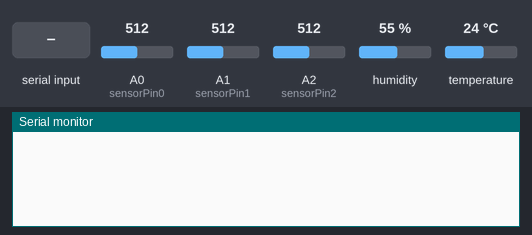
The sketch below on a simulated Arduino Uno, built with avr-gcc and run on an emulated ATmega328P. Shown: the last lines printed to the serial monitor. The test bench sets the inputs (shaded band); at power-on: humidity 55 %, A0 (sensorPin0) = 512, A1 (sensorPin1) = 512, A2 (sensorPin2) = 512, temperature 24 °C.

Above: at 1.2 s.
1.3 s: "1" received over Serial
At 1.66 s:
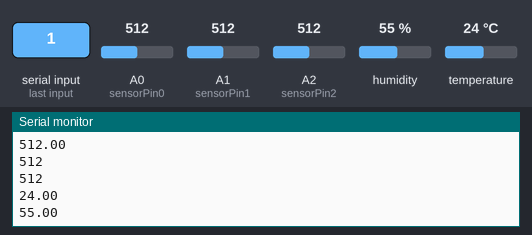
2.8 s: humidity set to 22 %
At 3.23 s:
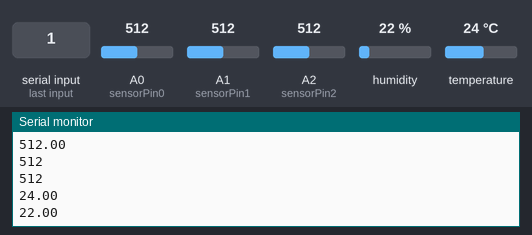
4.3 s: A0 (sensorPin0) set to 716
5.8 s: A1 (sensorPin1) set to 716
7.3 s: A2 (sensorPin2) set to 306
At 7.96 s:
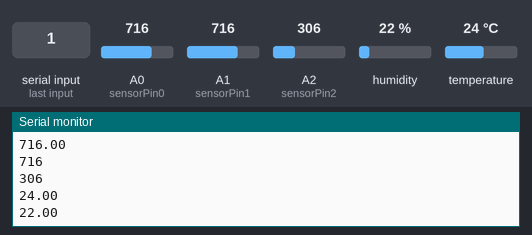
8.8 s: temperature set to 12 °C
At 9.53 s:
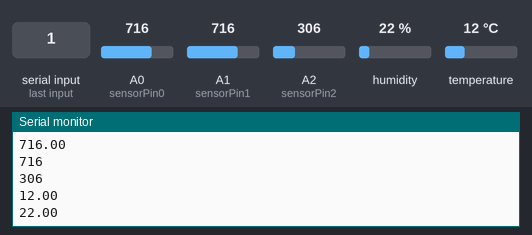
Timing chart, 0 to 11.3 s (numbered marks = the images above; inputs shaded):
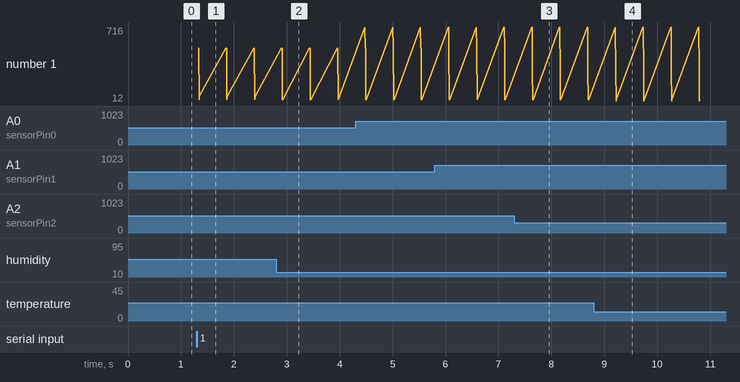

The sketch:

arduino_programa_de_contaminacion.ino
```cpp
 //MEDIDOR DE CONTAMINACION AMBIENTAL BASADO EN ARDUINO MAS JAVA

//Hecho por:  JAVIER RIVADENEIRA Y JAVIER MACIAS
//FECHA:28 DE FEBRERO DEL 2016
//CREADO EN EL EVENTO HACKATHON MANTA 2016
//ESTE CODIGO ES DE DOMINIO PUBLICO


#include <DHT11.h>

double sensorPin0=A0;
double sensorValue0='A';
int sensorPin1=A1;
int sensorValue1='B';
int sensorPin2=A2;
int sensorValue2='C';
float sensorValue3='D';
float sensorValue4='E';

int pin=2;
DHT11 dht11(pin);

boolean Key = false;
int mensaje=0;

void setup() {

  Serial.begin(9600);}


void loop(){
  if (Serial.available()>0){
    mensaje=Serial.read();
  if (mensaje=='1'){
      Key=true;
}
  else{
      Key=false;
      }
}
if(Key==true){
int err;
float temp, hum;
if ((err=dht11.read(hum, temp))==0)
{
  sensorValue3 = temp;
  sensorValue4 = hum;
}
 sensorValue0 = analogRead(sensorPin0);
 sensorValue1 = analogRead(sensorPin1);
 sensorValue2 =analogRead(sensorPin2);
 Serial.println(sensorValue0);
 Serial.println(sensorValue1);
 Serial.println(sensorValue2);
 Serial.println(sensorValue3);
 Serial.println(sensorValue4);
 delay(500);
}
}
```

Measured:
- after the input at 1.3 s, the serial monitor: prints a new line at once (image 1)
- after the input at 2.8 s, the serial monitor: prints a new line after 0.13 s (image 2)
- after the input at 7.3 s, the serial monitor: prints a new line after 0.34 s (image 3)
- after the input at 8.8 s, the serial monitor: prints a new line after 0.42 s (image 4)
- plotted number 1: 55 → 22 after the input at 2.8 s
